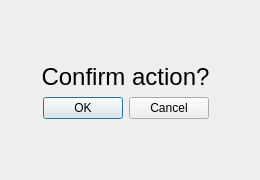
<?xml version="1.0" encoding="UTF-8"?>
<ui version="4.0">
 <class>confirmationDialog</class>
 <widget class="QDialog" name="confirmationDialog">
  <property name="geometry">
   <rect>
    <x>0</x>
    <y>0</y>
    <width>260</width>
    <height>180</height>
   </rect>
  </property>
  <property name="windowTitle">
   <string>Dialog</string>
  </property>
  <widget class="QSplitter" name="splitter_2">
   <property name="geometry">
    <rect>
     <x>-10</x>
     <y>0</y>
     <width>271</width>
     <height>181</height>
    </rect>
   </property>
   <property name="orientation">
    <enum>Qt::Vertical</enum>
   </property>
   <widget class="QSplitter" name="splitter">
    <property name="orientation">
     <enum>Qt::Horizontal</enum>
    </property>
    <widget class="QWidget" name="">
     <layout class="QVBoxLayout" name="verticalLayout">
      <item>
       <spacer name="verticalSpacer">
        <property name="orientation">
         <enum>Qt::Vertical</enum>
        </property>
        <property name="sizeHint" stdset="0">
         <size>
          <width>20</width>
          <height>40</height>
         </size>
        </property>
       </spacer>
      </item>
      <item>
       <widget class="QLabel" name="label">
        <property name="text">
         <string>&lt;html&gt;&lt;head/&gt;&lt;body&gt;&lt;p align=&quot;center&quot;&gt;&lt;span style=&quot; font-size:18pt;&quot;&gt;Confirm action?&lt;/span&gt;&lt;/p&gt;&lt;/body&gt;&lt;/html&gt;</string>
        </property>
       </widget>
      </item>
      <item>
       <widget class="QDialogButtonBox" name="confirmationBox">
        <property name="orientation">
         <enum>Qt::Horizontal</enum>
        </property>
        <property name="standardButtons">
         <set>QDialogButtonBox::Cancel|QDialogButtonBox::Ok</set>
        </property>
        <property name="centerButtons">
         <bool>true</bool>
        </property>
       </widget>
      </item>
      <item>
       <spacer name="verticalSpacer_3">
        <property name="orientation">
         <enum>Qt::Vertical</enum>
        </property>
        <property name="sizeHint" stdset="0">
         <size>
          <width>20</width>
          <height>40</height>
         </size>
        </property>
       </spacer>
      </item>
     </layout>
    </widget>
   </widget>
  </widget>
 </widget>
 <resources/>
 <connections>
  <connection>
   <sender>confirmationBox</sender>
   <signal>accepted()</signal>
   <receiver>confirmationDialog</receiver>
   <slot>accept()</slot>
   <hints>
    <hint type="sourcelabel">
     <x>248</x>
     <y>254</y>
    </hint>
    <hint type="destinationlabel">
     <x>157</x>
     <y>274</y>
    </hint>
   </hints>
  </connection>
  <connection>
   <sender>confirmationBox</sender>
   <signal>rejected()</signal>
   <receiver>confirmationDialog</receiver>
   <slot>reject()</slot>
   <hints>
    <hint type="sourcelabel">
     <x>316</x>
     <y>260</y>
    </hint>
    <hint type="destinationlabel">
     <x>286</x>
     <y>274</y>
    </hint>
   </hints>
  </connection>
 </connections>
</ui>
